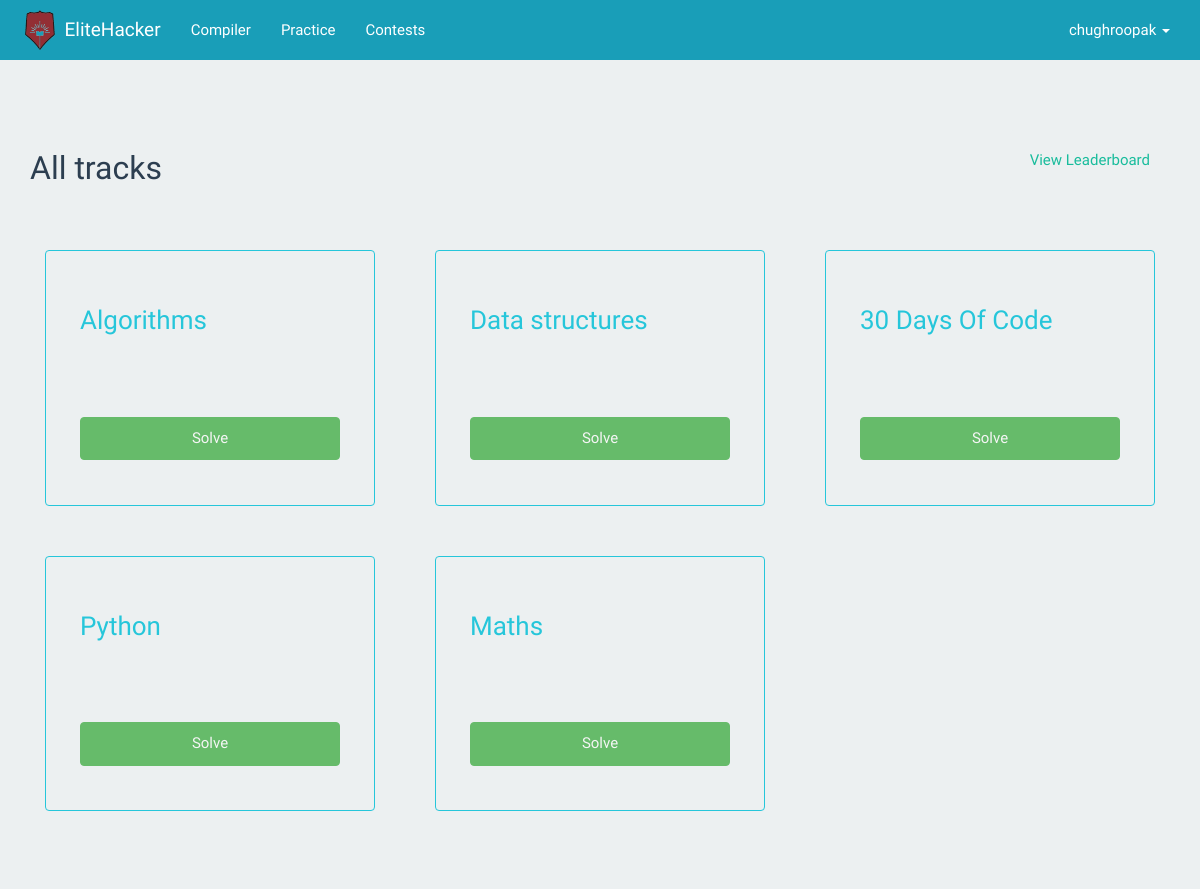
/practice/ (signed in), run on the app's committed database.
### practice/models.py (models this page shows, shortened)
class Track(models.Model):
    title = models.CharField(max_length=200)
    image = models.CharField(max_length=1000,blank=True,null=True)

### practice/views.py (the view)
def all_tracks(request):
    context={}
    track = Track.objects.all()
    context['track']=track
    return render(request,"all_tracks.html",context)

### practice/templates/all_tracks.html (shortened to what this page needs)
{% extends "base.html" %}
{% block content %}
    <div class="container tracks-container">
        {% if request.path == "/practice/" %}
        <a href="{% url 'leaderboard' %}" class="pull-right well view-leaderboard-link">View Leaderboard</a>
        {% endif %}
        <h2 class="primary-heading">All tracks</h2>
        <div class="row">
            {% for t in track %}
              <div class="col-sm-6 col-md-4">
                <div class="thumbnail    track">
                  <div class="caption">
                    <h3>{{ t.title }}</h3>
                    <p><a href="{% url 'track' t.id %}" class="btn btn-primary solve-question-button" role="button">Solve</a></p>
                  </div>
                </div>
              </div>
            {% endfor %}
        </div>
    </div>
{% endblock %}

### compiler/templates/base.html (shortened to what this page needs)
<!DOCTYPE HTML PUBLIC "-//W3C//DTD HTML 4.01 Transitional//EN"
        "http://www.w3.org/TR/html4/loose.dtd">
<html>
<head>
    {% load staticfiles %}
    <link href="{% static 'compiler/css/bootstrap.min.css' %}" rel="stylesheet" type="text/css"/>
    <link href="{% static 'compiler/css/theme.css' %}" rel="stylesheet" type="text/css"/>
</head>
<body>
   <nav  class="navbar navbar-inverse navbar-fixed-top" style="background: #199EB8">
      <div class="container">
        <div class="navbar-header">
          <a style="padding:0" class="navbar-brand" href="/">
              <img style="padding:10px;" src="{% static 'compiler/image/DY_PATIL_LOGO.png' %}" height="100%"/>
          </a>
          <a class="navbar-brand" href="/">EliteHacker</a>
        </div>
        <div id="navbar" class="collapse navbar-collapse">
          <ul class="nav navbar-nav">
            <li><a href="{% url 'compiler' %}">Compiler</a></li>
            <li><a href="{% url 'alltracks' %}">Practice</a></li>
            <li><a href="{% url 'contests' %}">Contests</a></li>
          </ul>
          <ul class="nav navbar-nav navbar-right">
            {% if user.is_authenticated %}
                <li class="dropdown">
                    <a href="#" class="dropdown-toggle" data-toggle="dropdown" role="button" aria-haspopup="true" aria-expanded="false">{{ user.username}} <span class="caret"></span></a>
                </li>
             {% else %}
                <li><a href="{% url 'account_login' %}">Login</a></li>
            {% endif %}
        </div>
      </div>
    </nav>
<div class="container-fluid">
        {% block content %}
        {% endblock %}
</div>
</body>
</html>

### compiler/static/compiler/css/theme.css (style rules this page uses)
body { font-family: 'Quicksand', sans-serif !important; padding-top: 70px; padding-bottom: 30px; background-color:#ecf0f1; }
body * { font-family: 'Quicksand', sans-serif; }
* { -webkit-transition-duration: 0.2s; -moz-transition-duration: 0.2s; -ms-transition-duration: 0.2s; -o-transition-duration: 0.2s; transition-duration: 0.2s; }
.btn-primary-outline:hover,.solve-question-button,.solve-question-button:hover { background: #66BB6A; color: #F5F5F5; border: 1px solid #66BB6A; }
.question,.track,.contest { padding: 25px; margin-bottom: 50px; background: transparent !important; font-size: 1.3em; font-weight: bolder; border: 1px solid #26C6DA; }
.question .question-name span,.track h3,.contest h3 { color: #26C6DA; }
.tracks-container .row .col-md-4,.contests-container .row .col-md-4 { padding-left: 30px; padding-right: 30px; }
.tracks-container,.contests-container { margin-top: 4em; }
.tracks-container .primary-heading,.contests-container .primary-heading { margin-bottom: 2em; }
.view-leaderboard-link { margin-bottom: 0; text-decoration: none !important; }
.track h3 ,.contest h3 { margin-bottom: 2em; }
.track p a,.contest p a { margin-top:2em; width:100%; }

### data on the page
Track: title "Algorithms"
Track: title "Data structures"
Track: title "30 Days Of Code"
Track: title "Python"
Track: title "Maths"

### other printed values
{{ user.username }} "chughroopak"
